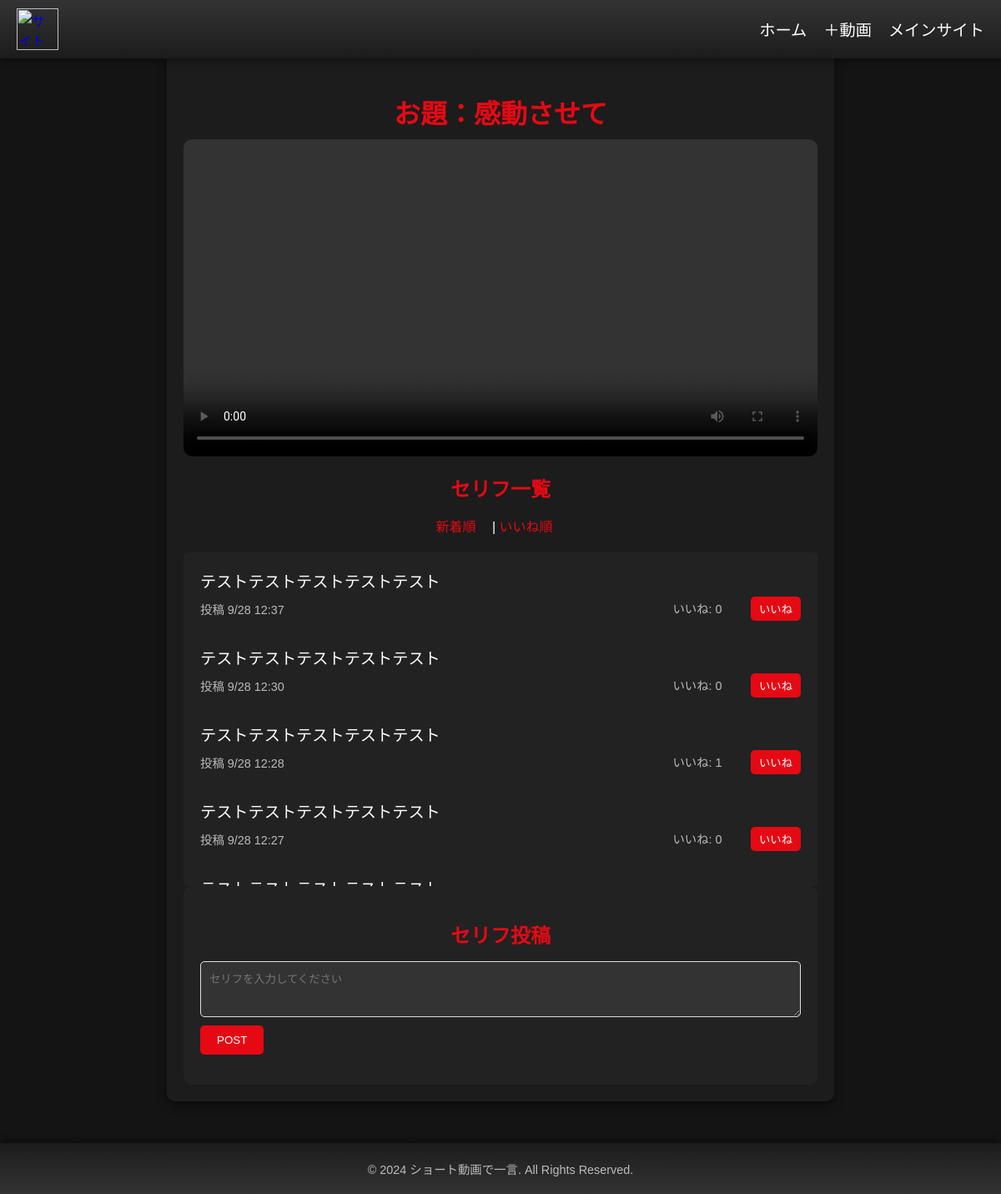
Page /video.php?id=18 on the committed database.
### tables this page shows
CREATE TABLE `videos` (
  `id` int(11) NOT NULL,
  `title` varchar(255) NOT NULL,
  `video_path` varchar(255) NOT NULL,
  `thumbnail_path` varchar(255) DEFAULT '',
  `upload_date` timestamp NOT NULL DEFAULT current_timestamp()
);

CREATE TABLE `comments` (
  `id` int(11) NOT NULL,
  `video_id` int(11) NOT NULL,
  `comment` text NOT NULL,
  `created_at` timestamp NOT NULL DEFAULT current_timestamp()
);

### video.php (the view, shortened to what this page needs)
<?php include('config/db.php'); ?>
<?php include('includes/header.php'); ?>
<div class="video-detail-container">
    <?php
    $video_id = $_GET['id'];
    $sql = "SELECT * FROM videos WHERE id = $video_id";
    $result = $conn->query($sql);
    if ($result->num_rows > 0) {
        $row = $result->fetch_assoc();
        echo '
        <h1 class="video-title">お題：' . $row['title'] . '</h1>
        <div class="video-wrapper">
            <video controls>
                <source src="' . $row['video_path'] . '" type="video/mp4">
                お使いのブラウザでは動画を再生できません。
            </video>
        </div>';
    } else {
        echo "<p>動画が見つかりません。</p>";
    }
    ?>
    <div class="sort-comments">
        <h2>セリフ一覧</h2>
        <p>
            <a href="video.php?id=<?php echo $video_id; ?>&order_by=newest">新着順</a> |
            <a href="video.php?id=<?php echo $video_id; ?>&order_by=liked">いいね順</a>
        </p>
    </div>
    <div class="comment-display-wrapper">
        <?php
        $order_by = isset($_GET['order_by']) ? $_GET['order_by'] : 'newest';
        if ($order_by === 'liked') {
            $sql_comments = "SELECT comments.*, COUNT(comment_likes.id) as like_count
                            FROM comments
                            LEFT JOIN comment_likes ON comments.id = comment_likes.comment_id
                            WHERE video_id = $video_id
                            GROUP BY comments.id
                            ORDER BY like_count DESC, created_at DESC";
        } else {
            $sql_comments = "SELECT comments.*, (SELECT COUNT(*) FROM comment_likes WHERE comment_likes.comment_id = comments.id) as like_count
                            FROM comments
                            WHERE video_id = $video_id
                            ORDER BY created_at DESC";
        }
        $comments_result = $conn->query($sql_comments);
        if ($comments_result->num_rows > 0) {
            while ($comment_row = $comments_result->fetch_assoc()) {
                $comment_id = $comment_row['id'];
                $like_count = $comment_row['like_count'];
                $created_at = strtotime($comment_row['created_at']);
                $formatted_time = date('n/j H:i', $created_at);
                $user_ip = $_SERVER['REMOTE_ADDR'];
                $liked_sql = "SELECT * FROM comment_likes WHERE comment_id = $comment_id AND ip_address = '$user_ip'";
                $liked_result = $conn->query($liked_sql);
                $liked = $liked_result->num_rows > 0;
                $like_button_text = $liked ? "取消す" : "いいね";
                echo '<div class="comment-item">';
                echo '<p>' . htmlspecialchars($comment_row['comment']) . '</p>';
                echo '<div class="comment-info">';
                echo '<span>投稿 ' . $formatted_time . '</span>';
                echo '<div class="comment-likes">
                        <span>いいね: <span class="like-count">' . $like_count . '</span></span>
                        <button class="like-button" data-comment-id="' . $comment_id . '" data-liked="' . $liked . '">' . $like_button_text . '</button>
                      </div>';
                echo '</div>';
                echo '</div>';
            }
        } else {
            echo "<p>セリフはまだありません。</p>";
        }
        ?>
    </div>
    <div class="comment-section">
        <h2>セリフ投稿</h2>
        <form action="video.php?id=<?php echo $video_id; ?>" method="post">
            <textarea name="comment" rows="3" placeholder="セリフを入力してください" required></textarea><br>
            <button type="submit" class="submit-comment">POST</button>
        </form>
    </div>
</div>
<?php include('includes/footer.php'); ?>

### includes/header.php (shortened to what this page needs)
<head>
    <link rel="stylesheet" href="css/styles.css">
</head>
<body>
    <header class="main-header">
        <nav class="navbar">
            <div class="logo">
                <a href="index.php">
                    <img src="images/site-logo.png" alt="サイトロゴ" class="site-logo">
                </a>
            </div>
            <ul class="nav-links">
                <li><a href="index.php">ホーム</a></li>
                <li><a href="upload.php">＋動画</a></li>
                <li><a href="https://osmproject.vercel.app/">メインサイト</a></li>
            </ul>
        </nav>
    </header>

### includes/footer.php
<footer class="main-footer">
    <p>&copy; 2024 ショート動画で一言. All Rights Reserved.</p>
</footer>
</body>
</html>

### css/styles.css (style rules this page uses)
* { box-sizing: border-box; }
html, body { margin: 0; padding: 0; overflow-x: hidden; font-family: Arial, sans-serif; background-color: #141414; color: #fff; }
h1, h2 { text-align: center; margin-bottom: 10px; }
.main-header { position: fixed; width: 100%; top: 0; left: 0; background: linear-gradient(180deg, #333, #1c1c1c); color: #fff; padding: 10px 20px; box-shadow: 0 4px 8px rgba(0, 0, 0, 0.3); z-index: 100; }
.navbar { display: flex; justify-content: space-between; align-items: center; }
.logo a { display: flex; align-items: center; }
.site-logo { width: 50px; height: 50px; }
.nav-links { list-style: none; display: flex; gap: 20px; padding: 0; margin: 0; }
.nav-links li { display: inline-block; }
.nav-links a { color: #fff; text-decoration: none; font-size: 1.2rem; }
.main-footer { background: linear-gradient(180deg, #1c1c1c, #333); color: #bbb; text-align: center; padding: 20px; position: relative; bottom: 0; width: 100%; margin-top: 50px; font-size: 0.9rem; box-shadow: 0 -4px 8px rgba(0, 0, 0, 0.3); }
.main-footer p { margin: 0; }
.comment-display-wrapper { max-height: 400px; overflow-y: auto; margin-top: 20px; padding: 10px; background-color: #222; border-radius: 5px; }
.comment-item { background-color: transparent; color: white; margin-bottom: 10px; padding: 10px; border-radius: 5px; }
.comment-item p { margin: 0; font-size: 1.2rem; }
.comment-info { display: flex; justify-content: space-between; align-items: center; margin-top: 5px; }
.comment-info span { font-size: 0.9rem; color: #bbb; margin-right: 15px; }
.comment-likes { margin-left: 10px; }
.like-button { background-color: #e50914; color: white; border: none; padding: 5px 10px; cursor: pointer; border-radius: 5px; }
.sort-comments { margin-bottom: 20px; text-align: center; }
.sort-comments h2 { color: #e50914; }
.sort-comments a { color: #e50914; text-decoration: none; margin-right: 15px; }
.comment-section { background-color: #222; padding: 20px; border-radius: 10px; }
.comment-section h2 { margin-bottom: 15px; color: #e50914; }
.comment-section textarea { width: 100%; padding: 10px; margin-bottom: 10px; border-radius: 5px; border: 1px solid #ddd; background-color: #333; color: #fff; }
.submit-comment { background-color: #e50914; color: #fff; padding: 10px 20px; border: none; border-radius: 5px; cursor: pointer; }
.upload-container, .video-detail-container { max-width: 800px; margin: 20px auto; padding: 20px; background-color: #1c1c1c; border-radius: 10px; box-shadow: 0 4px 12px rgba(0, 0, 0, 0.5); }
h1.upload-title, h1.video-title { font-size: 2rem; text-align: center; color: #e50914; padding-top: 50px; }
.video-wrapper video { width: 100%; border-radius: 10px; }

### rows in the picture
videos: title "感動させて"
comments: comment "テストテストテストテストテスト", created_at "9/28 12:37", like_count "0", like_button_text "いいね"
comments: comment "テストテストテストテストテスト", created_at "9/28 12:30", like_count "0", like_button_text "いいね"
comments: comment "テストテストテストテストテスト", created_at "9/28 12:28", like_count "1", like_button_text "いいね"
comments: comment "テストテストテストテストテスト", created_at "9/28 12:27", like_count "0", like_button_text "いいね"
